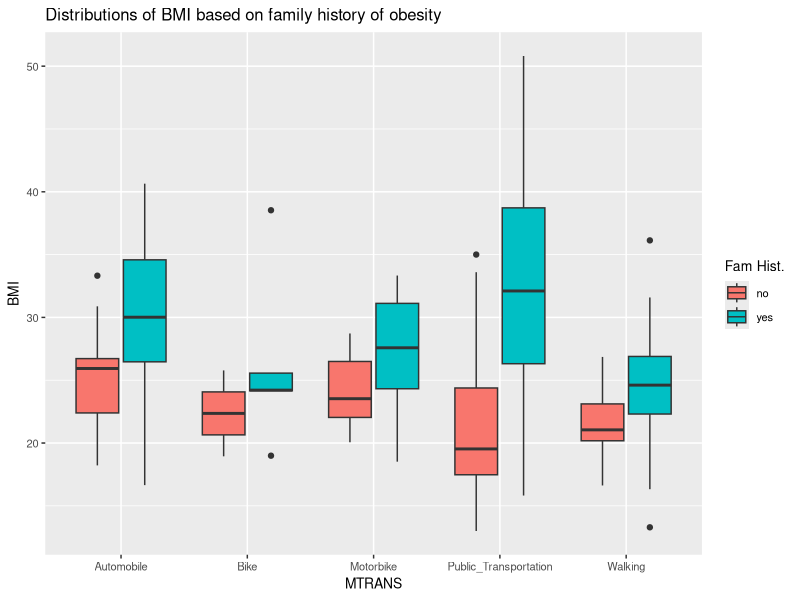
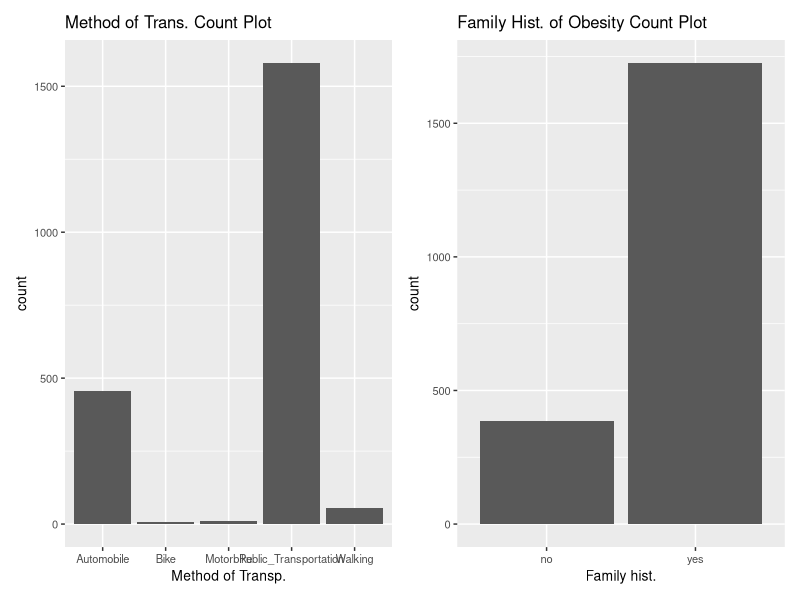
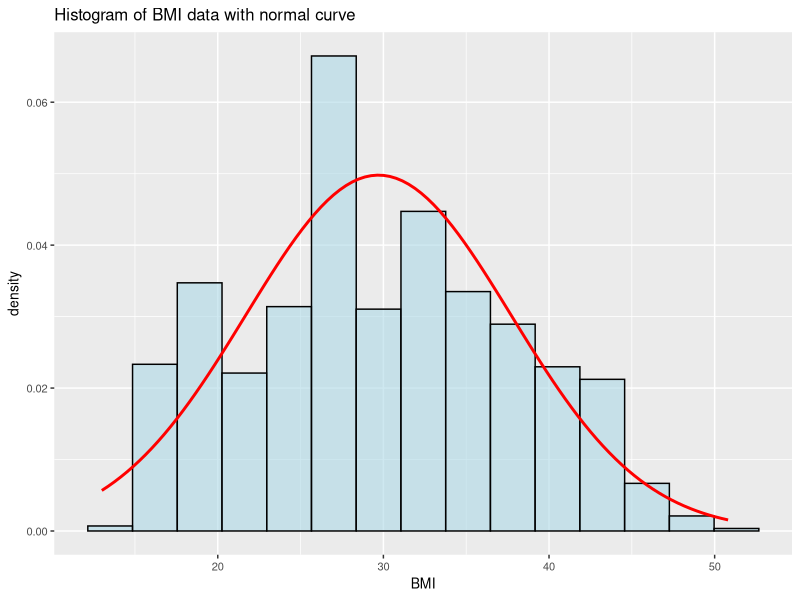
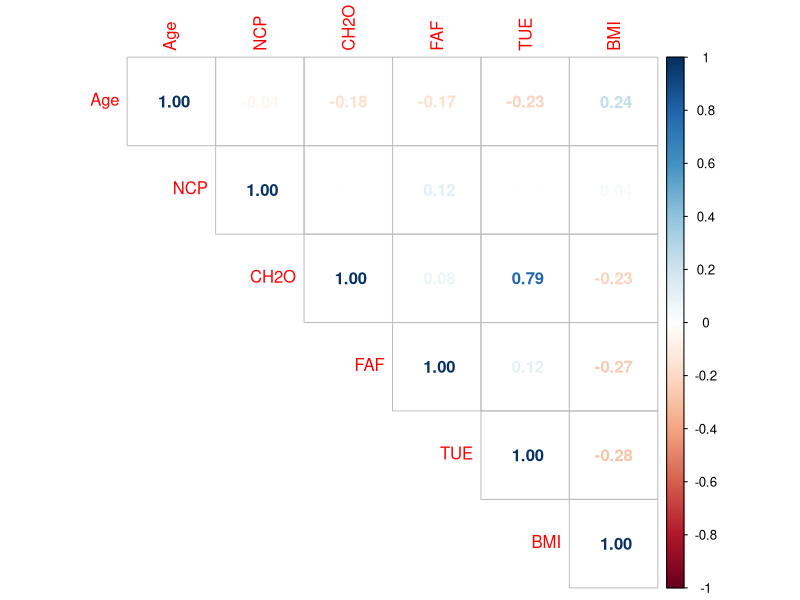
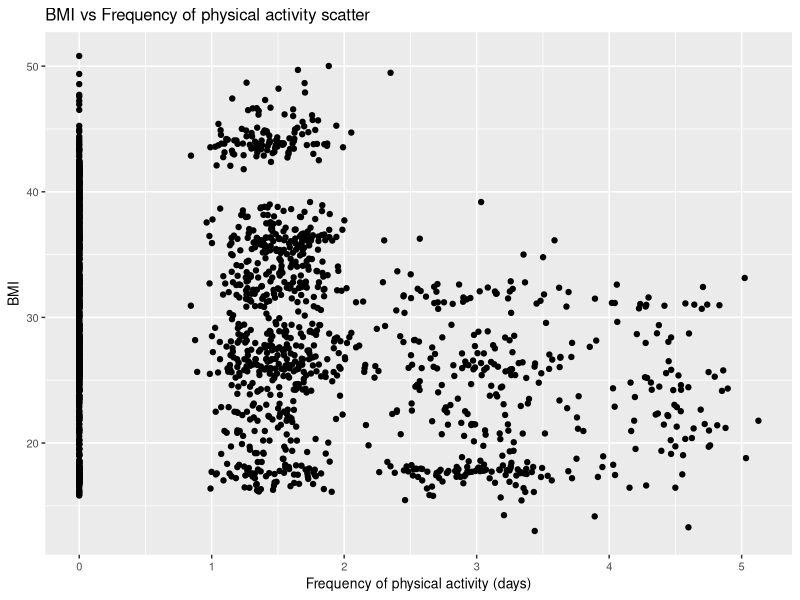
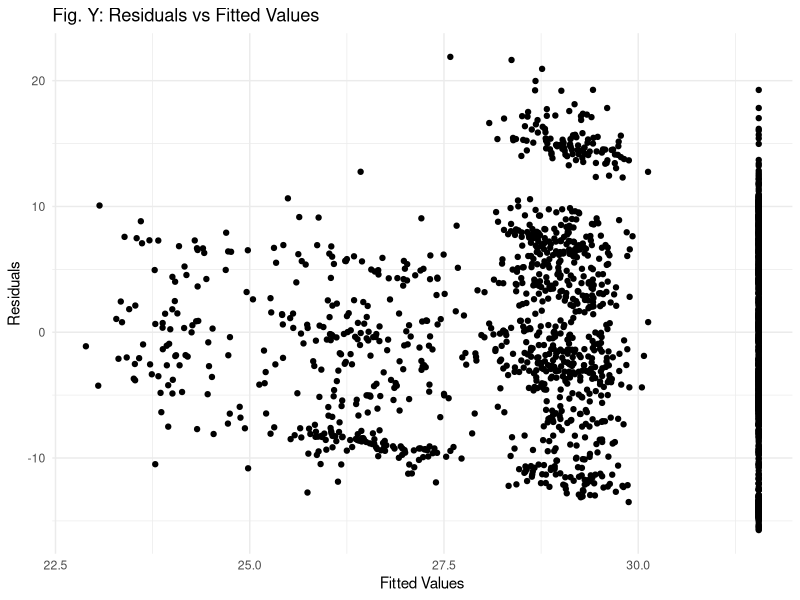

These figures' R source, in order:
## ---- chunk 1
knitr::opts_chunk$set(message =  FALSE)
knitr::opts_chunk$set(warning =  FALSE)
knitr::opts_chunk$set(error =  FALSE)
knitr::opts_chunk$set(echo = FALSE)
bfcolor <- function(x, color) {
  if (knitr::is_latex_output()) {
    sprintf("\\textcolor{%s}{\\textbf{%s}}", color, x)
  } else if (knitr::is_html_output()) {
    sprintf("<span style='color: %s;'><b>%s</b></span>", color, x)
  } else x
}
## ---- chunk 2
# Load packages
library(knitr)
library(ggplot2)
library(dplyr)

# Input data
obesityData <- read.csv("../data/BMI_data.csv")
## ---- chunk 3
set.seed(1234566)
n <- nrow(obesityData)
obesityData$FAF <- case_when(
  obesityData$FAF < 1 ~ 0,
  obesityData$FAF >= 1 & obesityData$FAF < 2 ~ rnorm(n, 1.5, 0.25),
  obesityData$FAF >= 2 & obesityData$FAF < 3 ~ rnorm(n, 3, .5),
  obesityData$FAF >= 3 ~ rnorm(n, 4.5, 0.25)
)
obesityData$TUE <- case_when(
  obesityData$TUE < 1 ~ runif(n, 0,2),
  obesityData$TUE >= 1 & obesityData$TUE < 2 ~ runif(n, 3, 5),
  obesityData$TUE >= 2 ~ rexp(n, 1) + 5
)
obesityData$CH2O <- case_when(
  obesityData$TUE < 1 ~ runif(n, 0,1),
  obesityData$TUE >= 1 & obesityData$TUE < 2 ~ runif(n, 1, 2),
  obesityData$TUE >= 2 ~ rexp(n, 1) + 2
)
## ---- chunk 4
quant_vars <- obesityData %>%
  select(where(is.numeric))
summary_stats <-summary(quant_vars)

kable(summary_stats, col.names = colnames(quant_vars), 
      caption = "Summary Statistics for Quantitative Variables")
## ---- chunk 5

# Ensure that categorical variables are selected correctly and convert character to factors if needed
categorical_vars <- obesityData %>%
  mutate(across(where(is.character), as.factor)) %>%
  select(where(is.factor))


# Create an empty list to store summary tables for each variable
summary_list <- list()

# Loop through each categorical variable and calculate summary statistics
for (var in colnames(categorical_vars)) {
  
  # Create a frequency table for each variable
  freq_table <- table(categorical_vars[[var]])
  
  # Calculate the proportions (frequency)
  prop_table <- prop.table(freq_table)
  
  # Create a data frame to store counts and proportions
  summary_df <- data.frame(
    Category = names(freq_table),
    Count = as.integer(freq_table),
    Proportion = round(prop_table, 3)
  )
  
  # Add the summary table to the list
  summary_list[[var]] <- summary_df
}


# Loop through all categorical variables and print their summaries
for (var in colnames(categorical_vars)) {
  if (!is.null(summary_list[[var]]) && is.data.frame(summary_list[[var]])) {
    # Print the table for the variable using kable
    print(kable(summary_list[[var]][,c("Category", "Count", "Proportion.Freq")],
                caption = paste("Summary for", var)))
  } 
  }


## ---- chunk 6
theme_update(text = element_text(size=10))
ggplot(obesityData, aes(x=MTRANS, y=BMI, 
                        fill = family_history_with_overweight)) +
  geom_boxplot() +
  ggtitle("Distributions of BMI based on family history of obesity") +
  labs(fill = "Fam Hist.")
## ---- chunk 7
library(patchwork)
theme_update(text = element_text(size=10))
a<-ggplot(obesityData, aes(x=factor(MTRANS))) +
  geom_bar() +
  xlab("Method of Transp.") +
  ggtitle("Method of Trans. Count Plot")
b<-ggplot(obesityData, aes(x=factor(family_history_with_overweight))) +
  geom_bar() +
  xlab("Family hist.") +
  ggtitle("Family Hist. of Obesity Count Plot")
a+b + plot_layout(ncol = 2) 
## ---- chunk 8
ggplot(obesityData, aes(x=BMI)) +
  geom_histogram(aes(y=..density..),bins=15, fill="lightblue", color="black", alpha=0.6) +
  stat_function(fun=dnorm, args=list(mean=mean(obesityData$BMI),
                                     sd=sd(obesityData$BMI)),
                color="red", linewidth=1) +
  ggtitle("Histogram of BMI data with normal curve")

## ---- chunk 9
continous <- obesityData[, c("Age", "NCP", "CH2O", 
                             "FAF", "TUE", "BMI")]
library(corrplot)
cor_mat <- cor(continous)
corrplot(cor_mat, method="number", "upper")
## ---- chunk 10
ggplot(obesityData, aes(x=FAF, y=BMI)) +
  geom_point() +
  xlab("Frequency of physical activity (days)") +
  ylab("BMI") +
  ggtitle("BMI vs Frequency of physical activity scatter")
## ---- chunk 11
# Fit linear model
BMIonFAF <- lm(BMI ~ FAF, data=obesityData)

# Get the summary of the model
BMIonFAF_summary <- summary(BMIonFAF)

# Format the coefficients and p-values
formatted_coefficients <- matrix(as.character(signif(
  BMIonFAF_summary$coefficients, 4)), ncol = 4)

colnames(formatted_coefficients) <- c("Estimate", "Std. Error",
                                      "t value", "p-value")
rownames(formatted_coefficients) <- c('Intercept',
                                      'Frequency of\nphysical activity')


kable(formatted_coefficients,
      caption = 'Fig. X: Simple Linear Regression of BMI on Fequency of Physical Activity')
## ---- chunk 12
# Check calculation using R function
kable(confint(BMIonFAF),
      caption = 'Confidence Interval Calculation by R')
## ---- chunk 13
# Generate residual plot
# Create residuals and fitted values
residuals <- resid(BMIonFAF)
fitted_values <- fitted(BMIonFAF)

data.frame(fitted_values, residuals) %>% 
  ggplot(aes(x = fitted_values,
             y = residuals)) +
  geom_point() +
  labs(title = "Fig. Y: Residuals vs Fitted Values",
       x = "Fitted Values",
       y = "Residuals") +
  theme_minimal()
## ---- chunk 14
write.csv(obesityData, "../data/data-cleaned.csv", row.names = FALSE)
